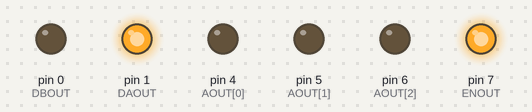
The sketch below on a simulated Arduino Uno, built with avr-gcc and run on an emulated ATmega328P. On the bench: output pins drawn as LEDs (lit = HIGH).

Above: at 1.2 s.
At 2.6 s:
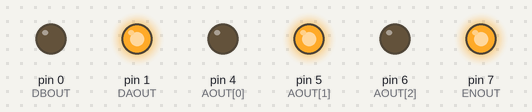
At 3.3 s:
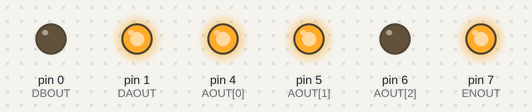
At 4.0 s:
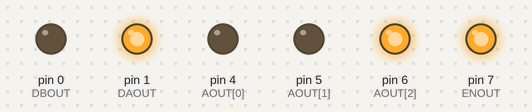
At 5.4 s:
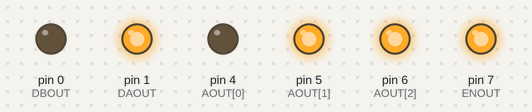
At 7.5 s:
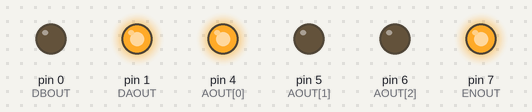
Timing chart, 0 to 8.3 s (numbered marks = the images above):
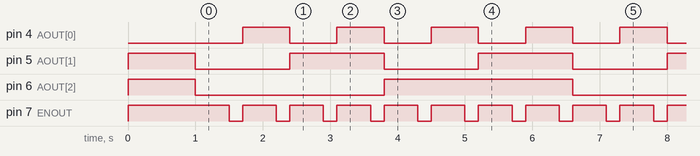

The sketch:

TestTLines.ino
```cpp
int ENOUT = 7;
int DAOUT = 1;
int DBOUT = 0;
int A0OUT = 4;
int A1OUT = 5;
int A2OUT = 6;

int count = 0;

/************************************
   This routine takes a Byte, it writes the bottom Three bits so PD4,PD5,PD6
   as binary

   PD4=A0
   PD5=A1
   PD6=A2
*/
int AOUT[] = {4, 5, 6};
void WriteAdd(byte address) {
  for (byte A = 0; A < 3; A++) {
    digitalWrite(AOUT[A], (boolean)(address & 0x01));
    address >>= 1;

  }

}


void setup() {
  // put your setup code here, to run once:

  pinMode(ENOUT, OUTPUT);
  pinMode(DAOUT, OUTPUT);
  pinMode(DBOUT, OUTPUT);
  for (byte A = 0; A < 3; A++) {
    pinMode(AOUT[A], OUTPUT);


  }
  digitalWrite(DAOUT, true);
WriteAdd((byte)6);

  digitalWrite(ENOUT, true);
delay(1000);

digitalWrite(ENOUT, false);
}

/*****************
   T0=S8A =Enout + 7
   T1=S7A= Enout + 6
*/

void loop() {

  WriteAdd((byte)count);

  digitalWrite(ENOUT, true);
  delay(500);
   digitalWrite(ENOUT, false);
delay(200);


  count++;
  if (count > 7)
    count = 0;
}
```

Measured:
- by itself, pin 4 (AOUT[0]): alternates HIGH for 0.70 s and LOW for 0.70 s
- by itself, pin 5 (AOUT[1]): alternates HIGH for 1.4 s and LOW for 1.4 s
- by itself, pin 6 (AOUT[2]): alternates HIGH for 2.8 s and LOW for 2.8 s
- by itself, pin 7 (ENOUT): alternates HIGH for 0.50 s and LOW for 0.20 s
